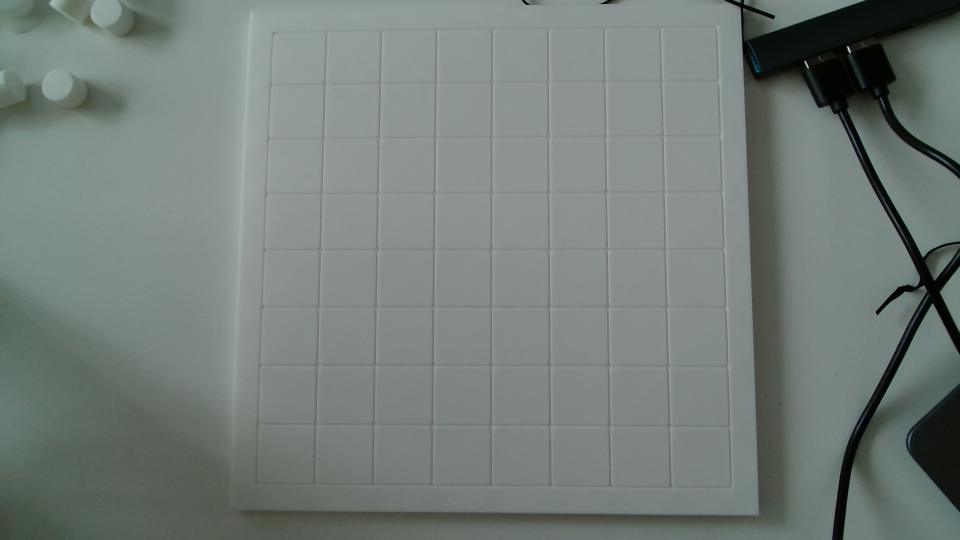
#> input picture captures/board_20261029_122834_782438.png, 1920 x 1080 px (shown at 1/2 size)
$ python -i board_detection.py   (imports and definitions only)
#> lines starting #> are read from the running program, lines starting #| are printed output that depends on the picture; after the words box and inside, x2 and y2 are one past the last pixel; in counts of white or black regions, pixels touching at a corner belong together
#> further down, picture is the input picture: shape (1080, 1920, 3); mean B, G, R 121.4, 125.8, 116.4
"""Detect a mostly top-down board, including faint embossed white grids."""

import cv2
import numpy as np


def _families(gray, thresholds=(45, 130)):
#> called with thresholds = (45, 130)
    h, w = gray.shape
#> h = 1080; w = 1920
    edges = cv2.Canny(gray, *thresholds)
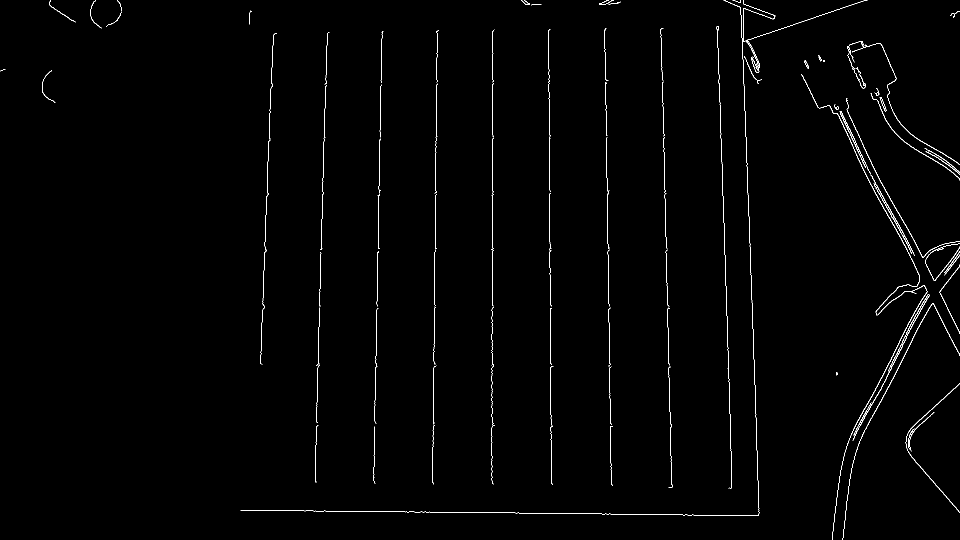
#> edges: shape (1080, 1920) (shown at 1/2 size); 0.92% white in thin lines or dots
    segments = cv2.HoughLinesP(edges, 1, np.pi / 720, 65,
                              minLineLength=min(h, w) * 0.23,
                              maxLineGap=18)
#> segments = 16 rows, first 6: [1324, 134, 1332, 519], [759, 315, 763, 64], [1211, 149, 1218, 710], [1486, 119, 1518, 1026], [1434, 53, 1453, 611], [871, 391, 874, 62]
    groups = [[], []]
    if segments is None:
        return groups
    # OpenCV 4 returns (N, 1, 4); OpenCV 5 returns (N, 4).
    for x1, y1, x2, y2 in np.asarray(segments).reshape(-1, 4).astype(float):
        dx, dy = x2 - x1, y2 - y1
        length = np.hypot(dx, dy)
        line = np.array([y1 - y2, x2 - x1, x1 * y2 - x2 * y1]) / length
        if abs(dy) < abs(dx) * 0.6:
            if line[1] < 0:
                line *= -1
            pos = -(line[0] * w / 2 + line[2]) / line[1]
            family = 0
        elif abs(dx) < abs(dy) * 0.6:
            if line[0] < 0:
                line *= -1
            pos = -(line[1] * h / 2 + line[2]) / line[0]
            family = 1
        else:
            continue
        groups[family].append((pos, line, length))
#> this loop made 16 passes
#> (x1, y1, x2, y2, dx, dy, length, line) on passes 1 to 10: (1324, 134, 1332, 519, 8, 385, 385.1, [1, -0.0208, -1320.9]), (759, 315, 763, 64, 4, -251, 251, [1, 0.0159, -763.9]), (1211, 149, 1218, 710, 7, 561, 561, [1, -0.0125, -1209]), (1486, 119, 1518, 1026, 32, 907, 907.6, [0.999, -0.0353, -1480.9]), (1434, 53, 1453, 611, 19, 558, 558.3, [0.999, -0.034, -1431.4]), (871, 391, 874, 62, 3, -329, 329, [1, 0.00912, -874.5]), (1098, 139, 1100, 709, 2, 570, 570, [1, -0.00351, -1097.5]), (630, 961, 652, 120, 22, -841, 841.3, [1, 0.0262, -654.9]), (983, 705, 985, 368, 2, -337, 337, [1, 0.00593, -987.2]), (517, 1021, 1037, 1025, 520, 4, 520, [-0.00769, 1, -1017])
    merged = []
    for group in groups:
        clusters = []
        for item in sorted(group, key=lambda item: item[0]):
            if not clusters or item[0] - clusters[-1][0][0] > 5:
                clusters.append([item])
            else:
                clusters[-1].append(item)
        lines = []
        for cluster in clusters:
            weights = [item[2] for item in cluster]
            lines.append((np.average([item[0] for item in cluster], weights=weights),
                          np.average([item[1] for item in cluster], axis=0, weights=weights)))
        merged.append(lines)
    return merged


def _bounds(lines, size):
    if len(lines) < size - 1:
        return []
    positions = np.array([item[0] for item in lines])
    candidates = []
    for start in range(len(lines)):
        for end in range(start + size - 2, min(len(lines), start + size + 2)):
            spacing = (positions[end] - positions[start]) / (size - 1)
            if spacing < 12:
                continue
            expected = np.linspace(positions[start], positions[end], size)
            errors = np.min(abs(expected[:, None] - positions[None, :]), axis=1) / spacing
            if np.count_nonzero(errors < 0.42) < size - 1:
                continue
            # A 15-line crop of a 19-line grid is not a complete board.
            outside = np.r_[positions[:start], positions[end + 1:]]
            if len(outside) and min(np.min(abs(outside - (expected[0] - spacing))),
                                    np.min(abs(outside - (expected[-1] + spacing)))) < spacing * 0.3:
                continue
            candidates.append((float(np.mean(errors)), lines[start][1], lines[end][1]))
    return sorted(candidates, key=lambda item: item[0])[:6]


def _intersection(a, b):
    point = np.cross(a, b)
    if abs(point[2]) < 1e-6:
        return None
    return point[:2] / point[2]


def _grid_score(gray, corners, size):
    # Verify actual dark lines at every expected row AND column after warping.
    margin, step = 16, 24
    end = margin + (size - 1) * step
    target = np.float32([[margin, margin], [end, margin], [end, end], [margin, end]])
    matrix = cv2.getPerspectiveTransform(corners.astype(np.float32), target)
    warped = cv2.warpPerspective(gray, matrix, (end + margin + 1, end + margin + 1))
    dark = cv2.adaptiveThreshold(warped, 255, cv2.ADAPTIVE_THRESH_GAUSSIAN_C,
                                 cv2.THRESH_BINARY_INV, 19, 7) / 255.0
    scores = []
    off_scores = []
    for index in range(size):
        p = margin + index * step
        scores.extend((np.max(dark[p - 3:p + 4, margin:end + 1], axis=0).mean(),
                       np.max(dark[margin:end + 1, p - 3:p + 4], axis=1).mean()))
        if index < size - 1:
            mid = p + step // 2
            off_scores.extend((dark[mid, margin:end + 1].mean(),
                               dark[margin:end + 1, mid].mean()))
    if min(scores) < 0.48 or np.mean(scores) < 0.70:
        return 0.0
    return float(np.mean(scores) - np.mean(off_scores))


def _detect_gray(gray, sizes, thresholds=(45, 130)):
    """Return (TL/TR/BR/BL corners, line count, score), or None if uncertain."""
    horizontal, vertical = _families(gray, thresholds)
#> horizontal = [(1025.2, [-0.00721, 1, -1018.2])]; vertical = 10 items, first 6: (527.2, [0.999, 0.0384, -547.6]), (641, [1, 0.0262, -654.9]), (755, [1, 0.0181, -764.6]), (869.4, [1, 0.00986, -874.6]), (984, [1, 0.00593, -987.2]), (1099.4, [1, -0.00351, -1097.5])
    h, w = gray.shape
#> h = 1080; w = 1920
    best = None
    for size in sizes:
        for _, top, bottom in _bounds(horizontal, size):
            for _, left, right in _bounds(vertical, size):
                points = [_intersection(a, b) for a, b in
                          ((top, left), (top, right), (bottom, right), (bottom, left))]
                if any(point is None for point in points):
                    continue
                corners = np.float32(points)
                if (not np.isfinite(corners).all() or not cv2.isContourConvex(corners)
                        or cv2.contourArea(corners, oriented=True) < h * w * 0.08
                        or np.any(corners < 0) or np.any(corners[:, 0] >= w)
                        or np.any(corners[:, 1] >= h)):
                    continue
                score = _grid_score(gray, corners, size)
                if score > 0.48 and (best is None or score > best[2]):
                    best = corners.tolist(), size, score
    return best


def detect_board(frame, sizes=(9, 15, 19)):
    """Return outer intersections and INTERSECTION count (8 cells = 9 lines)."""
    gray = cv2.cvtColor(frame, cv2.COLOR_BGR2GRAY)
    result = _detect_gray(gray, sizes)
    if result is not None:
        return result
    # White embossed lines can be invisible to fixed Canny thresholds. Local
    # contrast enhancement preserves geometry while revealing their shadows.
    enhanced = cv2.createCLAHE(clipLimit=3.0, tileGridSize=(8, 8)).apply(gray)
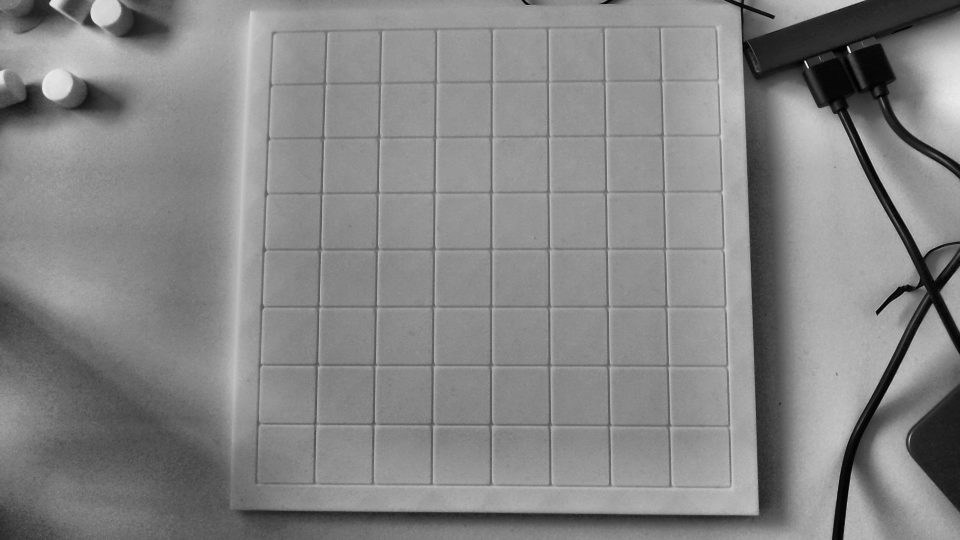
#> enhanced: shape (1080, 1920) (shown at 1/2 size); min 0, max 252, mean 133.4
    result = _detect_gray(enhanced, sizes)
#> call 2 of _families, with thresholds = (45, 130)
#> in _families (call 2), `edges = cv2.Canny(gray, *thresholds)`:
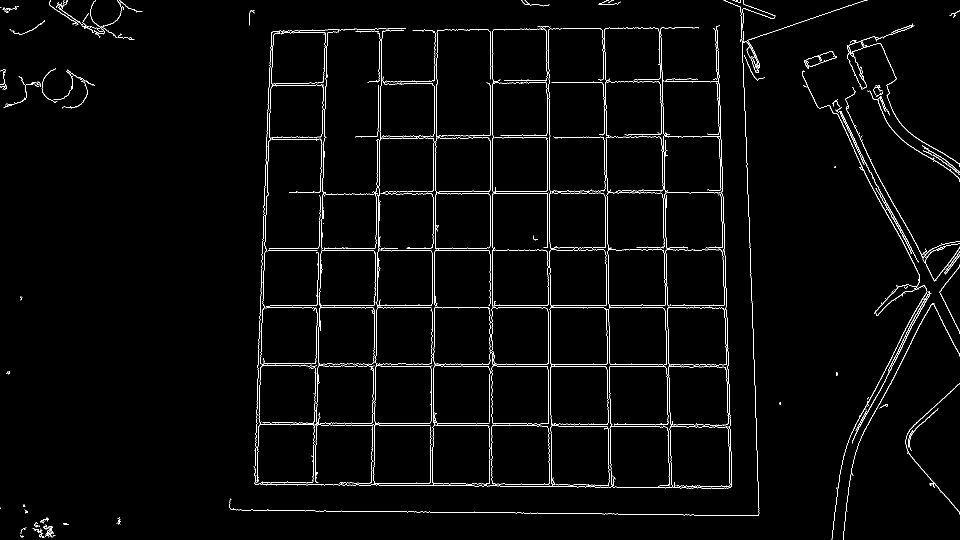
#> edges: shape (1080, 1920) (shown at 1/2 size); 2.1% white in thin lines or dots
#> in _families (call 2), `segments = cv2.HoughLinesP(edges, 1, np.pi / 720, 65, minLineLength=mi..`: segments = 48 rows, first 6: [520, 615, 1451, 615], [513, 849, 1261, 852], [793, 846, 1080, 848], [751, 742, 761, 172], [1094, 176, 1096, 746], [1210, 98, 1217, 650]
#> the loop in _families (call 2), `for x1, y1, x2, y2 in np.asarray(segments).reshape(-1, 4).astype(float):` made 48 passes
#> (x1, y1, x2, y2, dx, dy, length, line) on passes 1 to 11: (520, 615, 1451, 615, 931, 0, 931, [0, 1, -615]), (513, 849, 1261, 852, 748, 3, 748, [-0.00401, 1, -846.9]), (793, 846, 1080, 848, 287, 2, 287, [-0.00697, 1, -840.5]), (751, 742, 761, 172, 10, -570, 570.1, [1, 0.0175, -763.9]), (1094, 176, 1096, 746, 2, 570, 570, [1, -0.00351, -1093.4]), (1210, 98, 1217, 650, 7, 552, 552, [1, -0.0127, -1208.7]), (947, 1025, 1235, 1027, 288, 2, 288, [-0.00694, 1, -1018.4]), (742, 969, 1305, 974, 563, 5, 563, [-0.00888, 1, -962.4]), (1321, 171, 1331, 606, 10, 435, 435.1, [1, -0.023, -1316.7]), (1100, 536, 1101, 867, 1, 331, 331, [1, -0.00302, -1098.4]), (867, 806, 870, 391, 3, -415, 415, [1, 0.00723, -872.8])
#> the loop in _detect_gray (call 2), `for size in sizes:` made 3 passes
#> pass 1, in _grid_score, `warped = cv2.warpPerspective(gray, matrix, (end + margin + 1, end + ma..`:
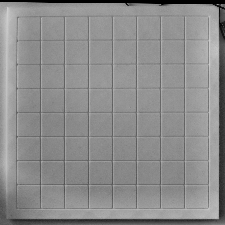
#> warped: shape (225, 225); min 0, max 206, mean 140
#> pass 1, in _grid_score, `dark = cv2.adaptiveThreshold(warped, 255, cv2.ADAPTIVE_THRESH_GAUSSIAN..`:
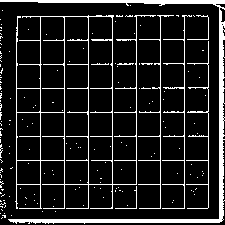
#> dark: shape (225, 225) float64; values 0 (black) and 1 (white), 12.6% white; 170 white regions (160 under 20 px), largest, box (x1, y1, x2, y2) and area: (0, 0, 225, 224) 2570, (15, 15, 156, 209) 2177, (162, 15, 192, 209) 408
#> pass 1, in _grid_score (call 2), `warped = cv2.warpPerspective(gray, matrix, (end + margin + 1, end + ma..`:
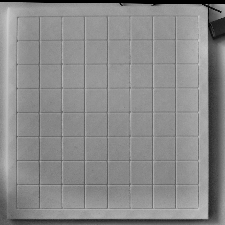
#> warped: shape (225, 225); min 0, max 205, mean 138.1
#> pass 1, in _grid_score (call 2), `dark = cv2.adaptiveThreshold(warped, 255, cv2.ADAPTIVE_THRESH_GAUSSIAN..`:
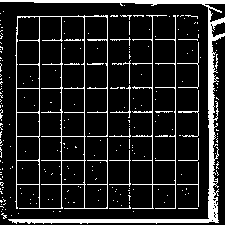
#> dark: shape (225, 225) float64; values 0 (black) and 1 (white), 13.5% white; 237 white regions (215 under 20 px), largest, box (x1, y1, x2, y2) and area: (0, 0, 225, 224) 3003, (15, 15, 108, 209) 1766, (132, 15, 176, 209) 747
#> result = ([[541.3, 61.74], [1432.1, 54.72], [1462.3, 974.3], [509.7, 965.6]], 9, 0.917)
    if result is not None:
        return result
    result = _detect_gray(enhanced, sizes, thresholds=(20, 60))
    if result is not None:
        return result
    enhanced = cv2.createCLAHE(clipLimit=4.0, tileGridSize=(8, 8)).apply(gray)
    return _detect_gray(enhanced, sizes)

>>> import cv2
>>> picture = cv2.imread('../captures/board_20261029_122834_782438.png')
>>> result = detect_board(picture)

$ run again, on captures/board_20261029_123855_712442.png
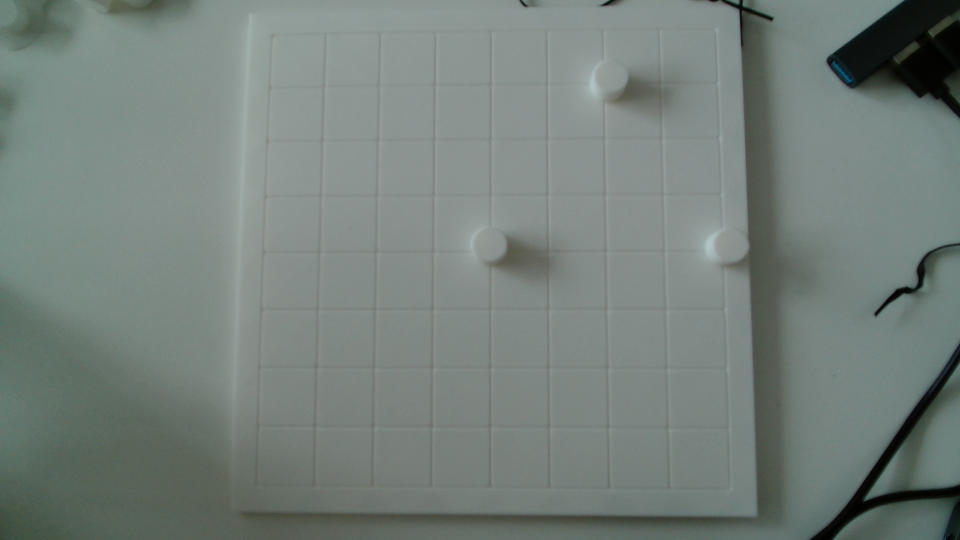
#> input picture captures/board_20261029_123855_712442.png, 1920 x 1080 px (shown at 1/2 size)
#> picture is the input picture: shape (1080, 1920, 3); mean B, G, R 123.1, 128.3, 117.2
#> in _families, `edges = cv2.Canny(gray, *thresholds)`:
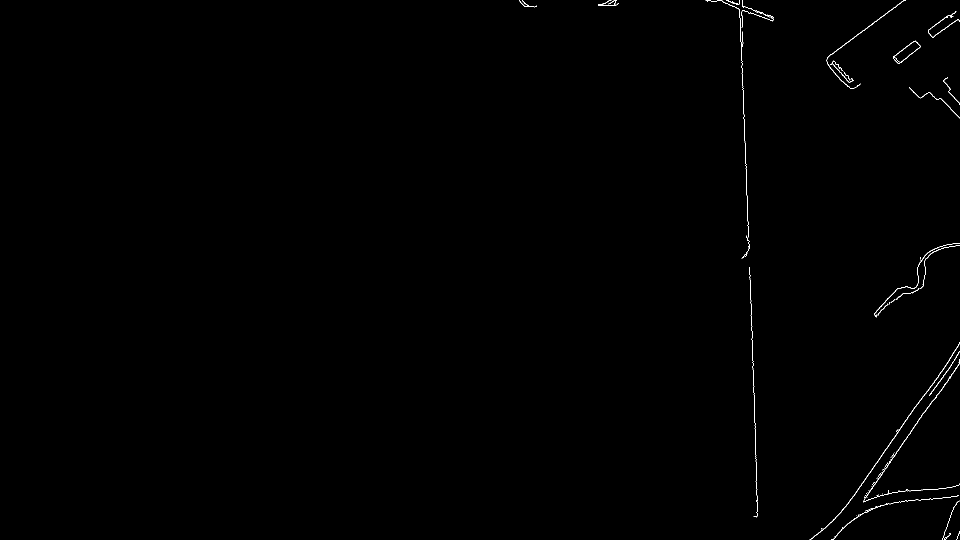
#> edges: shape (1080, 1920) (shown at 1/2 size); 0.27% white in thin lines or dots, all inside (x1, y1, x2, y2) = (1039, 0, 1920, 1080)
#> segments = [[1499, 534, 1513, 952], [1482, 84, 1497, 499]]
#> the loop in _families, `for x1, y1, x2, y2 in np.asarray(segments).reshape(-1, 4).astype(float):` made 2 passes
#> (x1, y1, x2, y2, dx, dy, length, line) on passes 1 to 2: (1499, 534, 1513, 952, 14, 418, 418.2, [0.999, -0.0335, -1480.3]), (1482, 84, 1497, 499, 15, 415, 415.3, [0.999, -0.0361, -1478])
#> horizontal = []; vertical = [(1498.8, [0.999, -0.0348, -1479.1])]
#> edges: shape (1080, 1920); 1.2% white in thin lines or dots
#> segments = 23 rows, first 6: [746, 973, 752, 585], [867, 609, 871, 130], [517, 823, 539, 188], [982, 970, 982, 521], [630, 879, 648, 201], [1323, 234, 1331, 581]
#> the loop in _families (call 2), `for x1, y1, x2, y2 in np.asarray(segments).reshape(-1, 4).astype(float):` made 23 passes
#> (x1, y1, x2, y2, dx, dy, length, line) on passes 1 to 7: (746, 973, 752, 585, 6, -388, 388, [1, 0.0155, -761]), (867, 609, 871, 130, 4, -479, 479, [1, 0.00835, -872.1]), (517, 823, 539, 188, 22, -635, 635.4, [0.999, 0.0346, -545.2]), (982, 970, 982, 521, 0, -449, 449, [1, 0, -982]), (630, 879, 648, 201, 18, -678, 678.2, [1, 0.0265, -653.1]), (1323, 234, 1331, 581, 8, 347, 347.1, [1, -0.023, -1317.3]), (532, 1025, 842, 1028, 310, 3, 310, [-0.00968, 1, -1019.8])
#> edges: shape (1080, 1920); 8.7% white in thin lines or dots
#> segments = 144 rows, first 6: [970, 1028, 1245, 1029], [0, 1021, 293, 1023], [519, 620, 1460, 620], [806, 1032, 1059, 1042], [1090, 162, 1092, 497], [744, 1050, 762, 61]
#> in _families (call 4), `edges = cv2.Canny(gray, *thresholds)`:
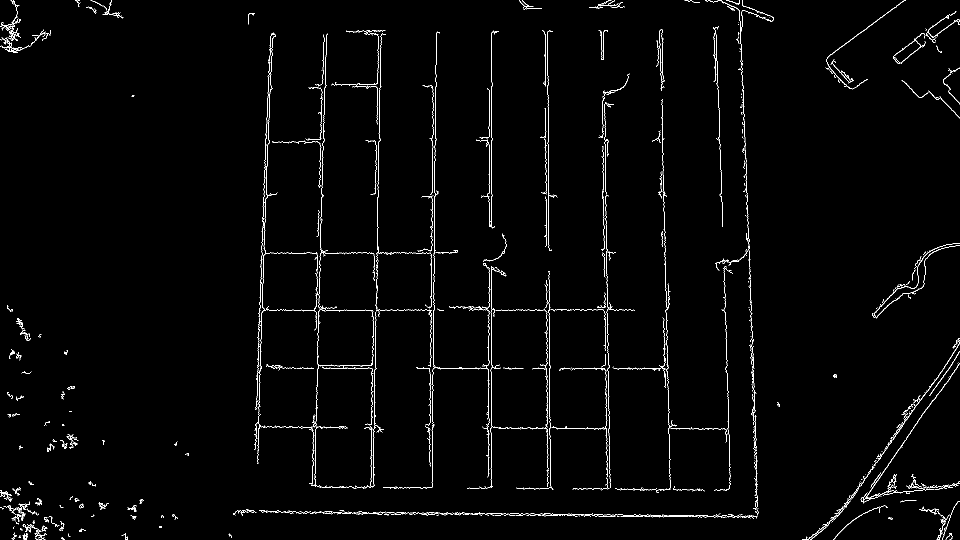
#> edges: shape (1080, 1920) (shown at 1/2 size); 1.6% white in thin lines or dots
#> the loop in _families (call 4), `for x1, y1, x2, y2 in np.asarray(segments).reshape(-1, 4).astype(float):` made 31 passes
#> (x1, y1, x2, y2) on passes 1 to 8: (864, 974, 870, 213), (982, 970, 982, 521), (961, 1030, 1252, 1032), (748, 834, 758, 233), (758, 1025, 1245, 1029), (1209, 208, 1216, 767), (1095, 63, 1096, 427), (519, 620, 887, 620)
